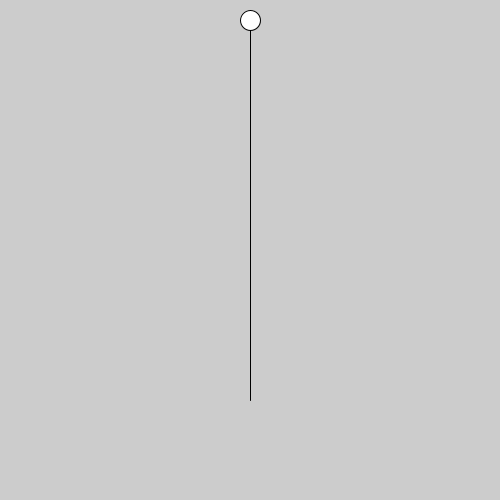
Frame 1 (no input)
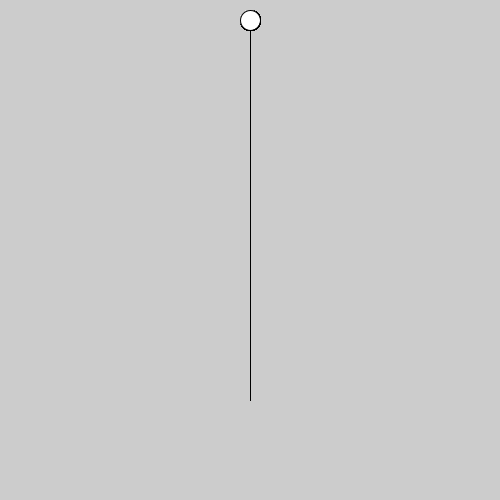
Frame 60 (the mouse pressed at the canvas centre just before this capture)
Frame 120 (the mouse held since frame 60 and released just before this capture): identical to frame 60, image omitted

The Processing sketch that drew these frames (run headless with seeded random() and noise(); from frame 60 on, the mouse is pressed at the canvas centre):

// Processing sketch: _03_notes
// ── _03_notes.pde
void setup()
{
  size(500,500);
}

void draw()
{
  line(250, 20, 250, 400);
  ellipse(250, 20, 20, 20);
}
